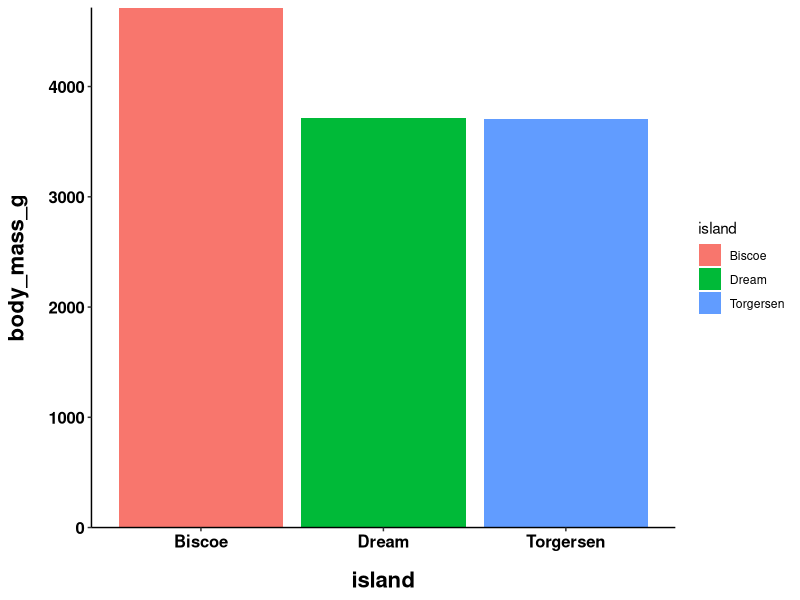
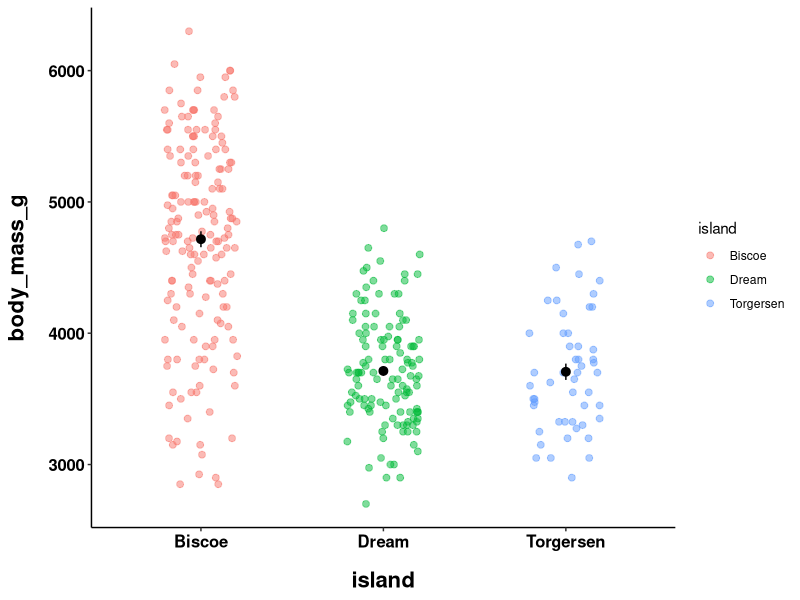
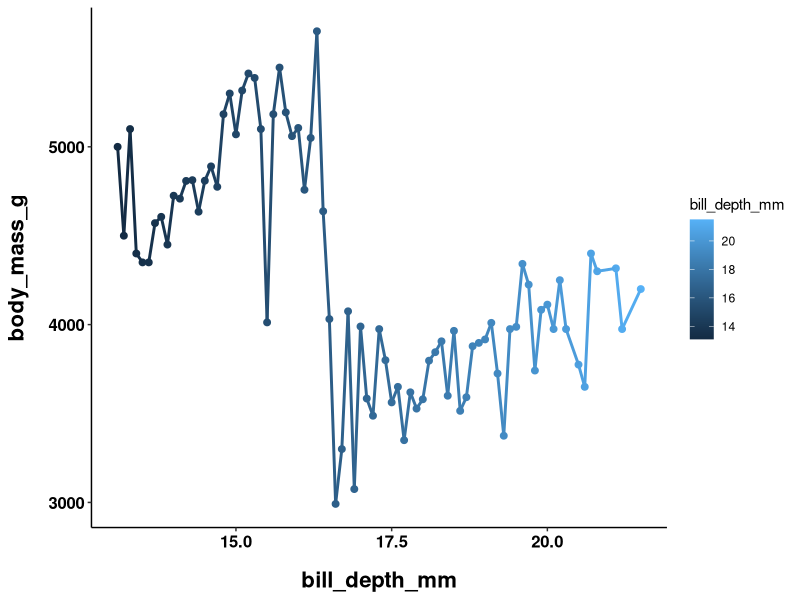
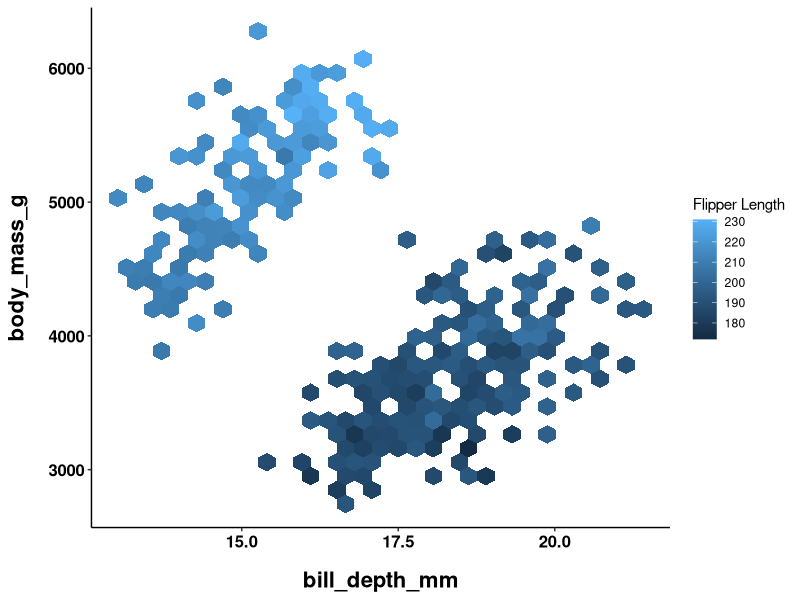
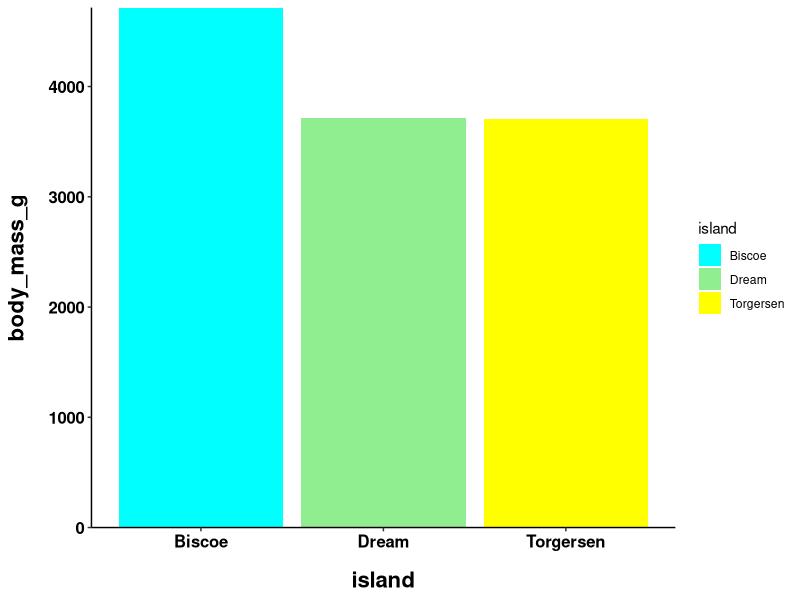
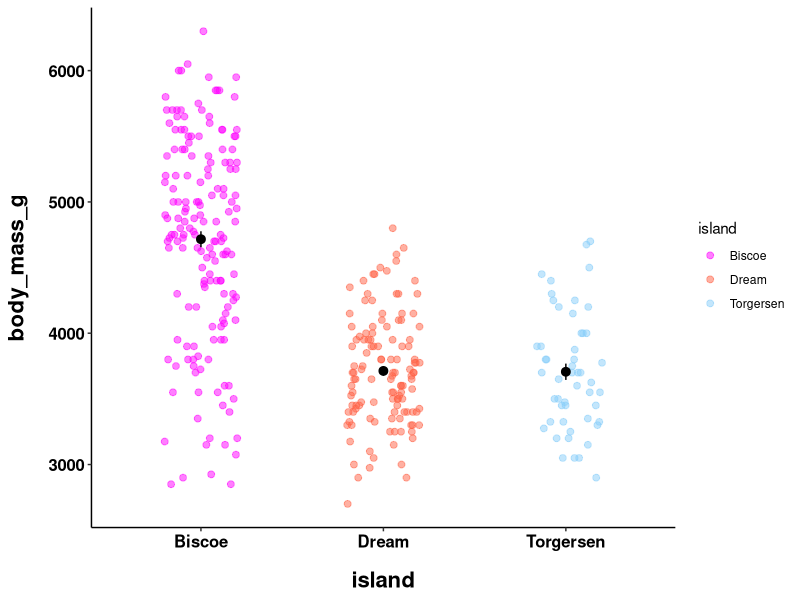
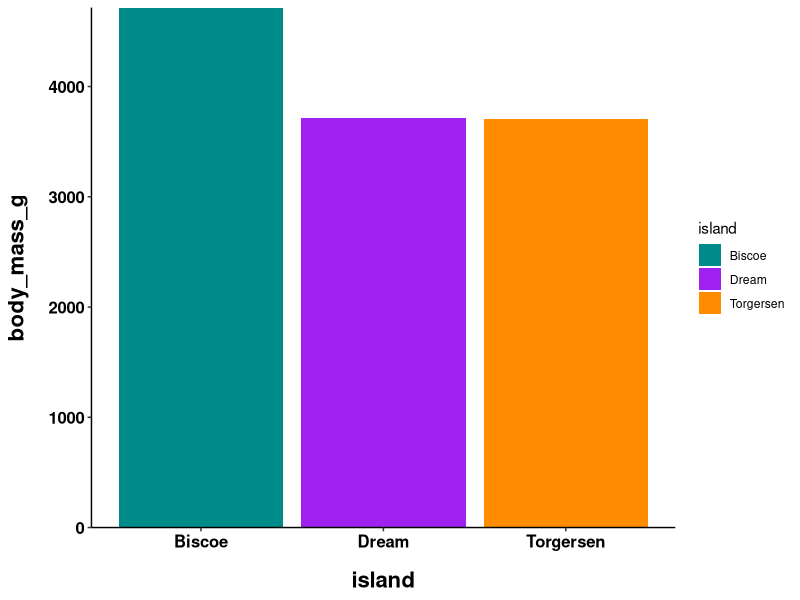
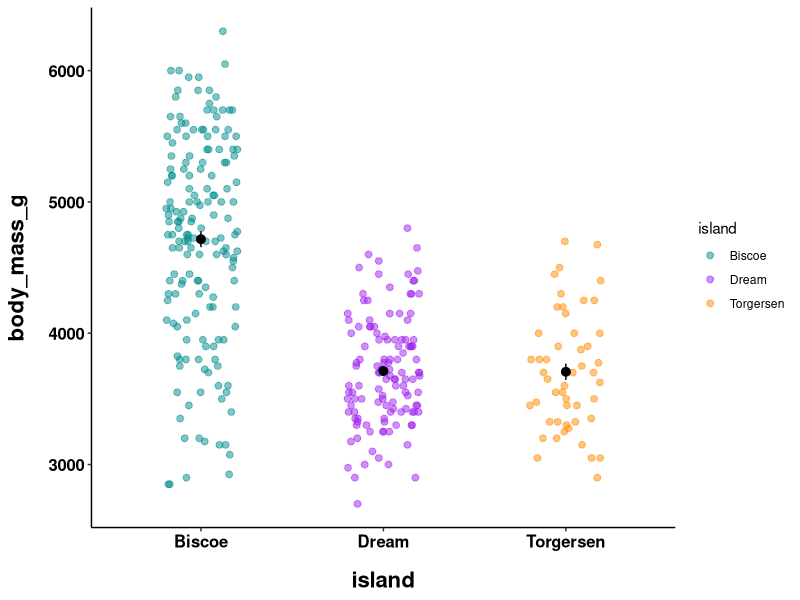

These figures' R source, in order: (Note: this script raises an error after producing the figures.)
## ---- chunk 1
library(patchwork) # Load package to combine graphs
library(RColorBrewer) # Load package with color palettes
library(colorspace) # Load package with color palettes
library(viridis) # Load package with color palettes
library(tidyverse) # Load tidyverse
library(palmerpenguins) # Load penguins data
## ---- chunk 2
theme_set(theme_classic() + 
            theme(plot.title = element_text(size = 18,
                                face = "bold",
                                hjust = 0.5),
      plot.subtitle = element_text(size = 10, 
                                   color = "grey50",
                                   face = "bold",
                                   hjust = 0.5,
                                   margin = margin(b = 0.2, 
                                                   unit = "inch")),
      plot.tag = element_text(face = "bold"),
      plot.caption = element_text(hjust = 0,
                                  face = 'italic'),
      axis.title.x = element_text(size = 16,
                                  face = "bold",
                                  margin = margin(t = 0.2, 
                                                  unit = "inch")),
      axis.title.y = element_text(size = 16,
                                  face = "bold",
                                  margin = margin(r = 0.2, 
                                                  unit = "inch")),
      axis.text = element_text(face = "bold",
                               color = "black",
                               size = 12)))
## ---- chunk 3
plot_bar = penguins %>%
  ggplot(aes(y = body_mass_g, x = island,
             fill = island)) +
  stat_summary(fun = "mean", geom = "bar") +
  scale_y_continuous(expand = c(0,0))

plot_bar
plot_jitter = penguins %>%
  ggplot(aes(y = body_mass_g, x = island)) +
  geom_jitter(height = 0, width = 0.2, 
              size = 2, alpha = 0.5,
              aes(color = island)) +
    stat_summary(fun.data = "mean_se",
               geom = "pointrange",
               size = 0.5)

plot_jitter
plot_line = penguins %>%
  ggplot(aes(y = body_mass_g, x = bill_depth_mm, color = bill_depth_mm)) +
  stat_summary(fun = "mean", geom = "point", size = 2) +
  stat_summary(fun = "mean", geom = "line", size = 1)

plot_line
plot_hex = penguins %>%
  ggplot(aes(y = body_mass_g,
             x = bill_depth_mm,
             z = flipper_length_mm)) +
  stat_summary_hex() +
  labs(fill = "Flipper Length")

plot_hex
## ---- chunk 4
plot_bar +
  scale_fill_manual(values = c("cyan", "lightgreen", "yellow"))

plot_jitter +
  scale_color_manual(values = c("magenta", "tomato", 
                                "lightskyblue"))
## ---- chunk 5
plot_bar +
  scale_fill_manual(values = c("Torgersen" = "darkorange",
                               "Biscoe" = "cyan4",
                               "Dream" = "purple"))
plot_jitter +
  scale_color_manual(values = c("Torgersen" = "darkorange",
                               "Biscoe" = "cyan4",
                               "Dream" = "purple"))
## ---- chunk 6
plot_line +
  scale_color_gradient()

plot_hex +
  scale_fill_gradient(low = "lightgreen", high = "darkgreen")
## ---- chunk 7
plot_line +
  scale_color_gradient(low = "brown", high = "red")

plot_hex +
  scale_fill_gradient(low = "brown", high = "red")
## ---- chunk 8
plot_line +
  scale_color_gradientn(colors = c("red", "orange", "yellow", 
                                   "green", "blue"))
plot_hex +
  scale_fill_gradientn(colors = c("red", "brown", "yellow"))
## ---- chunk 9
plot_hex +
  scale_fill_gradient2(low = "red", mid = "grey", high = "yellow",midpoint = 200)
## ---- chunk 10
rainbow(2)
heat.colors(5)
terrain.colors(4)
topo.colors(1)
cm.colors(3)
## ---- chunk 11
plot_hex +
    scale_fill_gradientn(colors = c("red", "orange", "yellow", "green", "blue", "purple"))
plot_jitter +
  scale_color_manual(values = c("Torgersen" = "red",
                                "Biscoe" = "blue",
                                "Dream" = "green"))
## ---- chunk 12
brewer.pal.info
## ---- chunk 13
display.brewer.all(colorblindFriendly = TRUE, type = "qual") 
## ---- chunk 14
display.brewer.all(colorblindFriendly = TRUE, type = "seq")
## ---- chunk 15
display.brewer.all(colorblindFriendly = TRUE, type = "div")
## ---- chunk 16
display.brewer.pal(n = 3, name = 'Blues')
display.brewer.pal(n = 6, name = 'Blues')
## ---- chunk 17
brewer.pal(n = 3, name = 'Blues')
brewer.pal(n = 6, name = 'Blues')
## ---- chunk 18
plot_hex +
    scale_fill_distiller(palette = "GnBu")

plot_line +
  scale_color_distiller(palette = "RdPu")


plot_jitter +
  scale_color_brewer(palette = "Dark2")

plot_bar +
  scale_fill_brewer(palette = "Set2")
## ---- chunk 19
plot_hex +
    scale_fill_gradientn(colors = brewer.pal(n = 7, name = 'RdPu'))
plot_jitter +
  scale_color_manual(values = brewer.pal(n = 5, name = 'Dark2'))
## ---- chunk 20
plot_bar + 
  scale_fill_grey(start = 0, end = 1)

plot_bar + 
  scale_fill_grey(start = .5, end = .8)
## ---- chunk 21
plot_bar + 
  scale_fill_viridis(discrete = TRUE)

plot_jitter + 
  scale_color_viridis(option = "plasma")

plot_line + 
  scale_color_viridis(option = "inferno")

plot_hex + 
  scale_fill_viridis()
## ---- chunk 22
viridis(n)
magma(n)
inferno(n)
plasma(n)
## ---- chunk 23
hcl_palettes()
## ---- chunk 24
hcl_palettes(type = "Qualitative", plot = TRUE)
hcl_palettes(type = "Sequential (single-hue)", plot = TRUE)
hcl_palettes(type = "Sequential (multi-hue)", plot = TRUE)
hcl_palettes(type = "Diverging", plot = TRUE)
## ---- chunk 25
qualitative_hcl(n = 3, palette = "Harmonic")
sequential_hcl(n = 3, palette = "SunsetDark")
diverging_hcl(n = 3, palette = "Lisbon")

plot_hex +
    scale_fill_gradientn(colors = sequential_hcl(n = 3, 
                                                 palette = "SunsetDark"))
## ---- chunk 26
(plot_bar +
    scale_fill_manual(values = brewer.pal(n = 3, name = 'BuGn')) +
 ggtitle("brewer")) + (plot_bar +
    scale_fill_manual(values = sequential_hcl(n = 3, palette = "BuGn")) +
      ggtitle("colorspace"))
(plot_hex +
    scale_fill_viridis(option = "viridis") +
    ggtitle("viridis")) + (plot_hex +
    scale_fill_gradientn(colors = sequential_hcl(n = 12, 
                                                 palette = "viridis")) +
      ggtitle("colorspace"))
## ---- chunk 27
demoplot(sequential_hcl(n = 3, palette = "Sunsetdark"), "bar")
demoplot(sequential_hcl(n = 3, palette = "Libson"), "scatter")
demoplot(sequential_hcl(n = 3, palette = "Harmonic"), "lines")
## ---- chunk 28
base_colors <- c("red", "green", "blue")
viridis_colors <- viridis(5)
brewer_colors <- brewer.pal(4, "Set2")

base_colors
viridis_colors
brewer_colors
